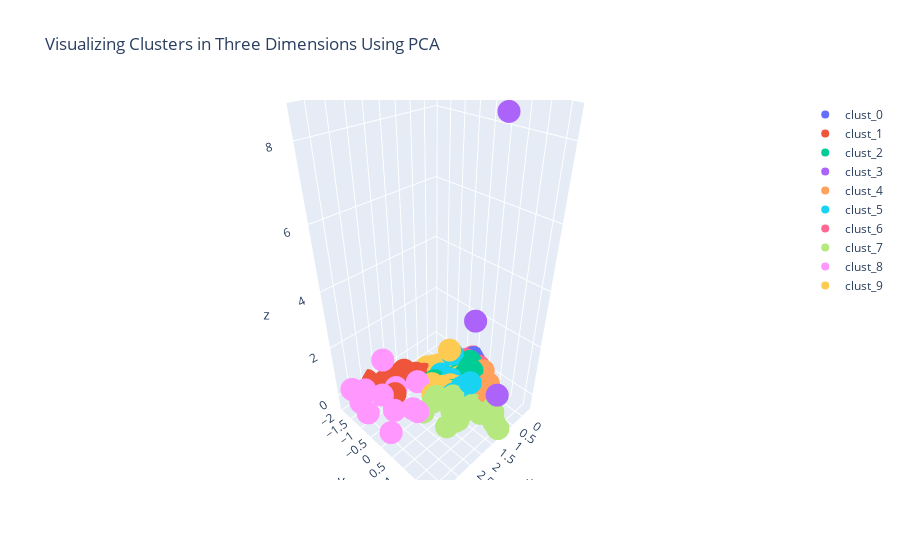

The notebook cell saved with this chart:
### Code cell
# Plotting 3D PCA
data = []
for i in range(params["num_clusters"]):
    cluster = cluster_list[i]
    data.append(go.Scatter3d(
                    x = cluster[1]["PC1_2d"],
                    y = cluster[1]["PC2_2d"],
                    z = cluster[1]["PC3_3d"],
                    mode = "markers",
                    name = cluster[0],
                    text = None))

title = "Visualizing Clusters in Three Dimensions Using PCA"

layout = dict(title = title,
              xaxis= dict(title= 'PC1',ticklen= 5,zeroline= False),
              yaxis= dict(title= 'PC2',ticklen= 5,zeroline= False)
             )

fig = dict(data = data, layout = layout)

iplot(fig)
